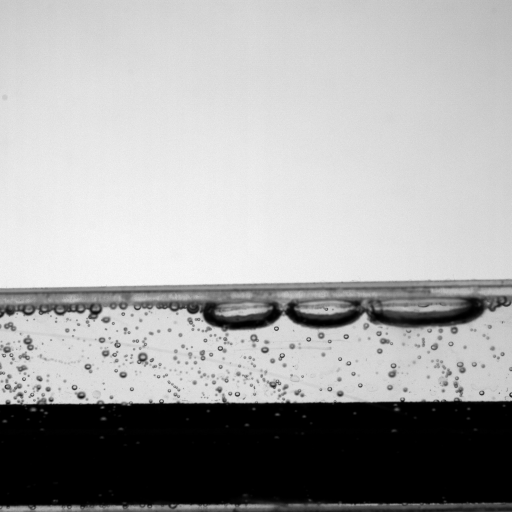
#> input picture Test Images/case 1 6400_C001H001S0001000001.tif, 1024 x 1024 px (shown at 1/2 size)
$ python 'bubble velocity tracker.py'
#> lines starting #> are read from the running program, lines starting #| are printed output that depends on the picture; after the words box and inside, x2 and y2 are one past the last pixel; in counts of white or black regions, pixels touching at a corner belong together
#> the answer given: Test Images
import cv2
import numpy as np
import pandas as pd
from scipy.spatial.distance import cdist
import matplotlib.pyplot as plt
from pathlib import Path
import os
import glob
from datetime import datetime
import tkinter as tk
from tkinter import filedialog, messagebox, simpledialog

# Handle missing dependencies
try:
    from skimage import morphology, measure, segmentation, filters
    from PIL import Image, ImageTk
    import openpyxl
except ImportError as e:
    print(f"Error: Missing required packages!")
    print("Please install them with:")
    print("pip install scikit-image pillow matplotlib openpyxl")
    print(f"Missing: {e}")
    exit(1)

class BubbleTracker:
    """Tracks bubbles across frames and calculates velocities"""

    def __init__(self, px_per_mm=1.0, fps=6400, max_displacement_px=50):
        self.px_per_mm = px_per_mm
        self.fps = fps
        self.max_displacement_px = max_displacement_px
        self.previous_bubbles = []
        self.frame_count = 0
        self.all_tracked_data = []

    # [42 lines left out: function track_bubbles, not called in this run]

    def export_to_excel(self, output_path):
        """Export all tracked bubble data to Excel"""
        if not self.all_tracked_data:
            print("No tracking data to export")
            return

        df = pd.DataFrame(self.all_tracked_data)

        # Create Excel file with multiple sheets
        with pd.ExcelWriter(output_path, engine='openpyxl') as writer:
            # All data
            df.to_excel(writer, sheet_name='All_Bubbles', index=False)

            # Summary statistics per frame
            summary = df.groupby('frame').agg({
                'bubble_id': 'count',
                'diameter_mm': ['mean', 'std', 'min', 'max'],
                'velocity_mm_per_s': ['mean', 'std', 'min', 'max'],
                'area_mm2': ['mean', 'std']
            }).round(4)

            summary.columns = ['_'.join(col).strip() for col in summary.columns]
            summary.to_excel(writer, sheet_name='Frame_Summary')

            # High velocity bubbles (top 10%)
            velocity_threshold = df['velocity_mm_per_s'].quantile(0.9)
            high_velocity = df[df['velocity_mm_per_s'] >= velocity_threshold]
            high_velocity.to_excel(writer, sheet_name='High_Velocity_Bubbles', index=False)

        print(f"Velocity tracking data exported to: {output_path}")
        print(f"Total frames processed: {self.frame_count}")
        print(f"Total bubble detections: {len(self.all_tracked_data)}")
        if len(self.all_tracked_data) > 0:
            print(f"Average velocity: {df['velocity_mm_per_s'].mean():.2f} mm/s")
            print(f"Max velocity: {df['velocity_mm_per_s'].max():.2f} mm/s")

class EnhancedBubbleDetector:
    """Enhanced bubble detector with velocity tracking capabilities"""

    def __init__(self, min_bubble_area=20, max_bubble_area=50000,
                 block_size=51, c_value=2):
        self.min_bubble_area = min_bubble_area
        self.max_bubble_area = max_bubble_area
        self.block_size = block_size
        self.c_value = c_value
        self.px_per_mm = 1.0

    def load_image_robust(self, image_path):
        """Load and preprocess TIFF images"""
        if not os.path.exists(image_path):
            raise FileNotFoundError(f"Image not found: {image_path}")

        img = cv2.imread(image_path, cv2.IMREAD_UNCHANGED)
#> img is the input picture: shape (1024, 1024) uint16; min 0, max 61376, mean 39790.1
        if img is None:
            raise ValueError(f"Could not load image: {image_path}")

        # Convert to grayscale
        if len(img.shape) == 3:
            img = cv2.cvtColor(img, cv2.COLOR_BGR2GRAY)

        # Normalize to 8-bit
        if img.dtype == np.uint16:
            p2, p98 = np.percentile(img, (2, 98))
#> p2 = 0; p98 = 58528
            img = np.clip((img - p2) * 255.0 / (p98 - p2), 0, 255).astype(np.uint8)
#> in get_velocity_tracking_inputs, `plt.show()`:
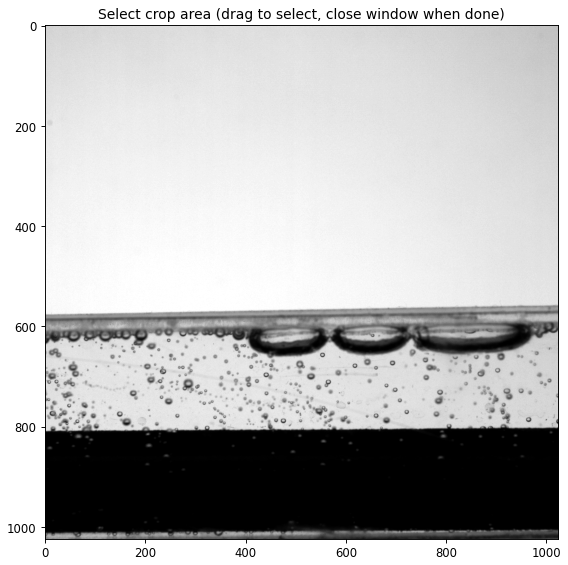
#> figure drawn by matplotlib, 1 panel

        return img

    def detect_bubbles_simple(self, image_path, crop_coords=None):
        """Simplified bubble detection for velocity tracking"""
        image = self.load_image_robust(image_path)

        # Apply crop if provided
        if crop_coords:
            x1, y1, x2, y2 = crop_coords
            image = image[int(y1):int(y2), int(x1):int(x2)]

        # Enhanced preprocessing
        clahe = cv2.createCLAHE(clipLimit=3.0, tileGridSize=(8,8))
        enhanced = clahe.apply(image)
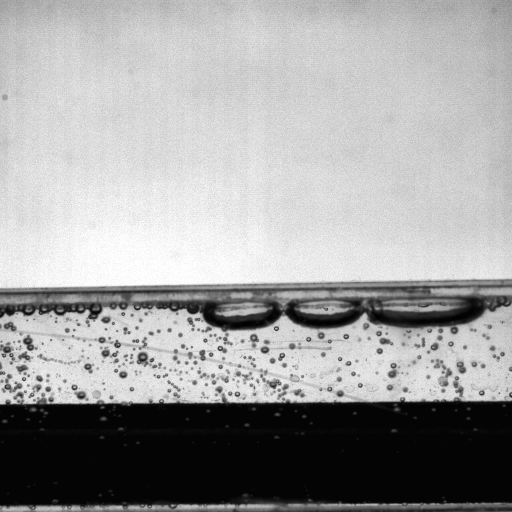
#> enhanced: shape (1024, 1024) (shown at 1/2 size); min 1, max 255, mean 159.5
        blurred = cv2.GaussianBlur(enhanced, (3, 3), 0)
        denoised = cv2.medianBlur(blurred, 5)

        # Adaptive thresholding
        binary = cv2.adaptiveThreshold(
            denoised, 255, cv2.ADAPTIVE_THRESH_GAUSSIAN_C,
            cv2.THRESH_BINARY_INV, self.block_size, self.c_value
        )
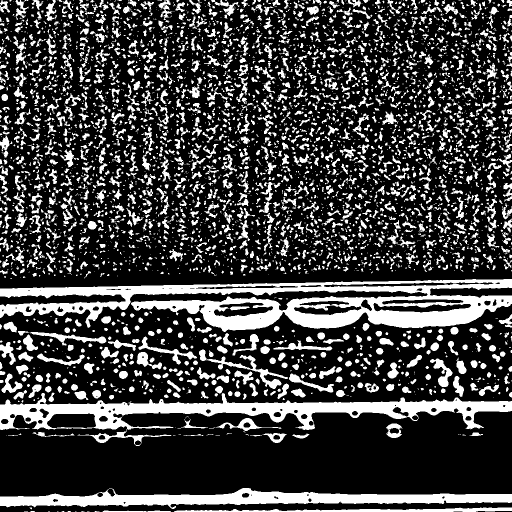
#> binary: shape (1024, 1024) (shown at 1/2 size); 25.4% white; 4583 white regions (2804 under 20 px), largest, box (x1, y1, x2, y2) and area: (0, 558, 1024, 664) 48650, (0, 786, 1024, 892) 28835, (0, 976, 1024, 1018) 20277

        # Morphological operations
        kernel = np.ones((3,3), np.uint8)
        cleaned = cv2.morphologyEx(binary, cv2.MORPH_CLOSE, kernel, iterations=2)
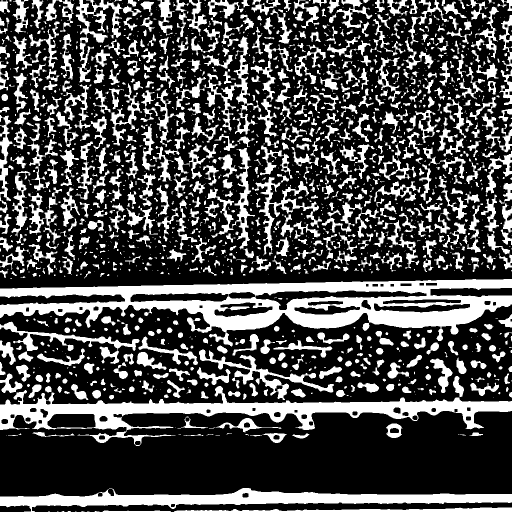
#> cleaned: shape (1024, 1024) (shown at 1/2 size); 30% white; 1662 white regions (859 under 20 px), largest, box (x1, y1, x2, y2) and area: (0, 558, 1024, 693) 53121, (0, 772, 1024, 892) 30114, (0, 976, 1024, 1024) 20591
        cleaned = cv2.morphologyEx(cleaned, cv2.MORPH_OPEN, kernel, iterations=1)
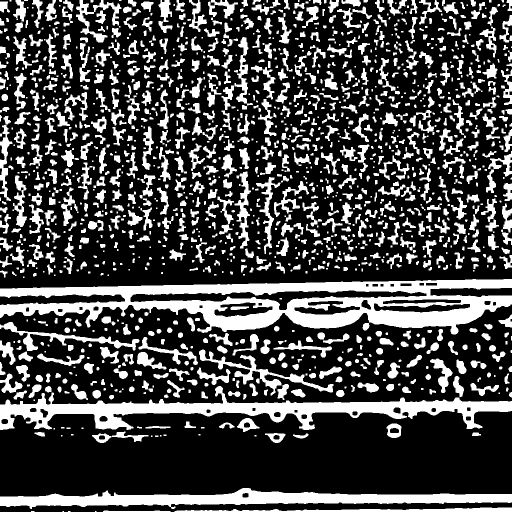
#> cleaned: shape (1024, 1024) (shown at 1/2 size); 28% white; 1610 white regions (436 under 20 px)

        # Find contours
        contours, _ = cv2.findContours(cleaned, cv2.RETR_EXTERNAL, cv2.CHAIN_APPROX_SIMPLE)
#> contours = 1608 contours, 643 with area under 20; largest, box (x1, y1, x2, y2) and area: (0, 558, 1024, 669) 65390, (0, 772, 1024, 860) 27978, (0, 976, 1024, 1018) 19516, (398, 699, 667, 791) 3340, (349, 1015, 1024, 1024) 2740

        # Analyze bubbles
        bubble_data = []
        for i, contour in enumerate(contours):
            area_px = cv2.contourArea(contour)
            if self.min_bubble_area < area_px < self.max_bubble_area:
                bubble_props = self.calculate_bubble_properties(contour, area_px, i+1)
                bubble_data.append(bubble_props)
#> this loop made 5 passes
#> (area_px, centroid_x in calculate_bubble_properties, centroid_y in calculate_bubble_properties, perimeter in calculate_bubble_properties, equiv_diameter_px in calculate_bubble_properties, circularity in calculate_bubble_properties) on pass 5: (154, 272, 1022, 271.7, 14, 0.0262)
#> after the loop, bubble_data = []

        return bubble_data

    def calculate_bubble_properties(self, contour, area_px, bubble_id):
        """Calculate bubble properties"""
        M = cv2.moments(contour)
        if M["m00"] != 0:
            centroid_x = int(M["m10"] / M["m00"])
            centroid_y = int(M["m01"] / M["m00"])
        else:
            centroid_x, centroid_y = 0, 0

        perimeter = cv2.arcLength(contour, True)
        equiv_diameter_px = np.sqrt(4 * area_px / np.pi)
        circularity = 4 * np.pi * area_px / (perimeter ** 2) if perimeter > 0 else 0

        # Convert to mm
        area_mm2 = area_px / (self.px_per_mm ** 2)
        diameter_mm = equiv_diameter_px / self.px_per_mm

        return {
            'bubble_id': bubble_id,
            'centroid_x': centroid_x,
            'centroid_y': centroid_y,
            'area_px': area_px,
            'area_mm2': area_mm2,
            'diameter_mm': diameter_mm,
            'perimeter_px': perimeter,
            'circularity': circularity,
        }

    def process_video_frames_with_velocity(self, folder_path, file_pattern="*.tif",
                                         crop_coords=None, px_per_mm=1.0, fps=6400,
                                         max_displacement_px=50, output_dir='velocity_results'):
        """Process video frames and track bubble velocities"""

        # Find all frames
        search_pattern = os.path.join(folder_path, file_pattern)
        image_files = sorted(glob.glob(search_pattern))

        if file_pattern == "*.tif":
            image_files.extend(sorted(glob.glob(os.path.join(folder_path, "*.tiff"))))
            image_files = sorted(list(set(image_files)))  # Remove duplicates and sort

        if not image_files:
            print(f"No images found matching pattern: {search_pattern}")
            return

        print(f"Found {len(image_files)} frames to process")

        # Initialize tracker and detector
        self.px_per_mm = px_per_mm
        tracker = BubbleTracker(px_per_mm=px_per_mm, fps=fps,
                              max_displacement_px=max_displacement_px)

        # Create output directory
        output_path = Path(output_dir)
        output_path.mkdir(exist_ok=True)

        # Process each frame
        print("Processing frames for velocity tracking...")
        for i, image_path in enumerate(image_files):
            frame_name = Path(image_path).stem
            print(f"Processing frame {i+1}/{len(image_files)}: {frame_name}")

            try:
                # Detect bubbles
                bubble_data = self.detect_bubbles_simple(image_path, crop_coords)

                # Track bubbles and calculate velocities
                tracked_bubbles = tracker.track_bubbles(bubble_data, frame_name)

                if i % 50 == 0:  # Progress update every 50 frames
                    print(f"  Detected {len(tracked_bubbles)} bubbles")

            except Exception as e:
                print(f"Error processing frame {frame_name}: {e}")
#> pass 2 of the loop in process_video_frames_with_velocity, `for i, image_path in enumerate(image_files):`:
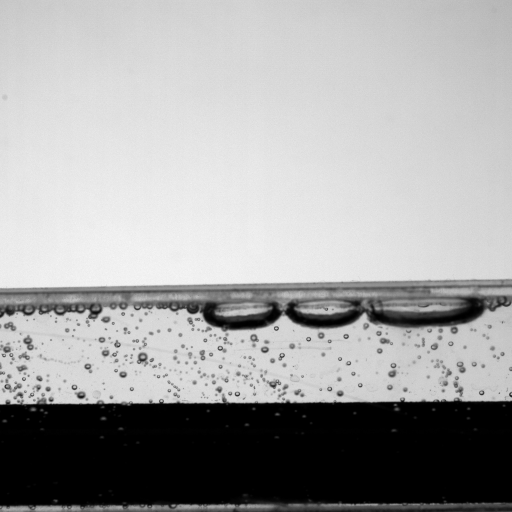
#> input picture Test Images/case 1 6400_C001H001S0001000002.tif, 1024 x 1024 px (shown at 1/2 size)
#> in load_image_robust, img is the input picture: shape (1024, 1024) uint16; min 0, max 62032, mean 39767.7
#> p98 = 58512
#> in detect_bubbles_simple (call 2), `binary = cv2.adaptiveThreshold( denoised, 255, cv2.ADAPTIVE_THRESH_GAU..`:
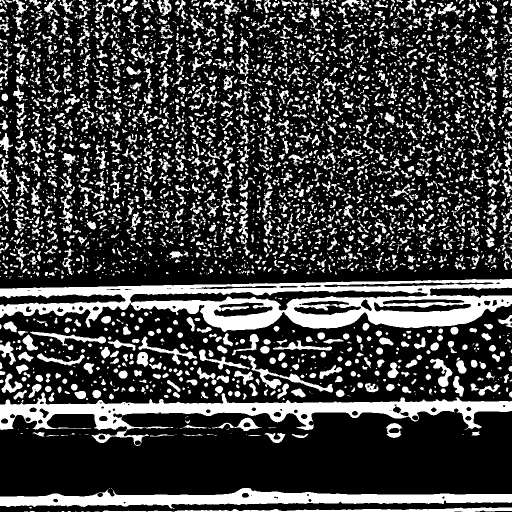
#> binary: shape (1024, 1024) (shown at 1/2 size); 25.3% white; 4513 white regions (2718 under 20 px), largest, box (x1, y1, x2, y2) and area: (0, 558, 1024, 664) 48845, (0, 785, 1024, 892) 28385, (0, 976, 1024, 1017) 20242
#> in detect_bubbles_simple (call 2), `cleaned = cv2.morphologyEx(cleaned, cv2.MORPH_OPEN, kernel, iterations..`:
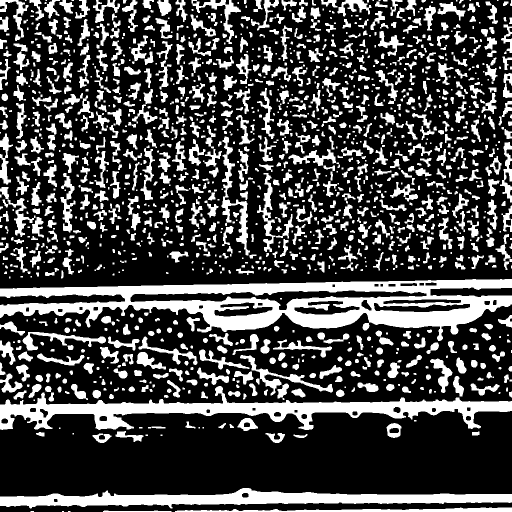
#> cleaned: shape (1024, 1024) (shown at 1/2 size); 28% white; 1582 white regions (415 under 20 px)
#> contours = 1581 contours, 599 with area under 20; largest, box (x1, y1, x2, y2) and area: (0, 558, 1024, 682) 65559, (0, 772, 1024, 860) 27695, (0, 976, 1024, 1017) 19506, (350, 1015, 1024, 1024) 2748, (443, 273, 500, 511) 2644
#> the loop in detect_bubbles_simple, `for i, contour in enumerate(contours):` made 4 passes
#> (area_px, centroid_x in calculate_bubble_properties, centroid_y in calculate_bubble_properties, perimeter in calculate_bubble_properties, equiv_diameter_px in calculate_bubble_properties, circularity in calculate_bubble_properties) on pass 4: (153, 272, 1022, 275.7, 13.96, 0.0253)

        # Export results
        timestamp = datetime.now().strftime("%Y%m%d_%H%M%S")
        excel_path = output_path / f"bubble_velocity_tracking_{timestamp}.xlsx"
        tracker.export_to_excel(excel_path)

        # Create summary visualization
        self.create_velocity_summary_plot(tracker.all_tracked_data, output_path / f"velocity_summary_{timestamp}.png")

        return tracker.all_tracked_data

    def create_velocity_summary_plot(self, tracked_data, output_path):
        """Create velocity summary visualization"""
        if not tracked_data:
            return

        df = pd.DataFrame(tracked_data)

        fig, axes = plt.subplots(2, 2, figsize=(15, 10))

        # Velocity distribution
        axes[0,0].hist(df['velocity_mm_per_s'], bins=50, alpha=0.7, color='blue')
        axes[0,0].set_title('Velocity Distribution')
        axes[0,0].set_xlabel('Velocity (mm/s)')
        axes[0,0].set_ylabel('Count')

        # Velocity vs bubble size
        axes[0,1].scatter(df['diameter_mm'], df['velocity_mm_per_s'], alpha=0.6, s=20)
        axes[0,1].set_title('Velocity vs Bubble Size')
        axes[0,1].set_xlabel('Diameter (mm)')
        axes[0,1].set_ylabel('Velocity (mm/s)')

        # Velocity over time (frames)
        frame_avg = df.groupby('frame')['velocity_mm_per_s'].mean()
        axes[1,0].plot(range(len(frame_avg)), frame_avg.values)
        axes[1,0].set_title('Average Velocity Over Time')
        axes[1,0].set_xlabel('Frame Number')
        axes[1,0].set_ylabel('Average Velocity (mm/s)')

        # Bubble count per frame
        frame_counts = df.groupby('frame').size()
        axes[1,1].plot(range(len(frame_counts)), frame_counts.values)
        axes[1,1].set_title('Bubble Count Over Time')
        axes[1,1].set_xlabel('Frame Number')
        axes[1,1].set_ylabel('Number of Bubbles')

        plt.tight_layout()
        plt.savefig(output_path, dpi=150, bbox_inches='tight')
        plt.close()
        print(f"Velocity summary plot saved to: {output_path}")

def get_velocity_tracking_inputs():
    """Get user inputs for velocity tracking"""
    root = tk.Tk()
    root.withdraw()

    # Get folder with video frames
    folder_path = filedialog.askdirectory(title="Select folder containing video frames (TIFF files)")
    if not folder_path:
        return None

    # Get parameters
    px_per_mm = simpledialog.askfloat("Calibration", "Enter pixels per mm:", initialvalue=1.0)
    fps = simpledialog.askfloat("Video FPS", "Enter video frame rate (fps):", initialvalue=6400)
    max_displacement = simpledialog.askfloat("Tracking", "Maximum displacement between frames (pixels):", initialvalue=50)

    # Optional cropping
    use_crop = messagebox.askyesno("Cropping", "Apply uniform crop to all frames?")
    crop_coords = None

    if use_crop:
        # Load first image for cropping
        first_image = None
        for pattern in ["*.tif", "*.tiff"]:
            files = glob.glob(os.path.join(folder_path, pattern))
            if files:
                try:
                    detector = EnhancedBubbleDetector()
                    first_image = detector.load_image_robust(sorted(files)[0])
                    break
                except:
                    continue

        if first_image is not None:
            from matplotlib.widgets import RectangleSelector

            fig, ax = plt.subplots(figsize=(12, 8))
            ax.imshow(first_image, cmap='gray')
            ax.set_title('Select crop area (drag to select, close window when done)')

            crop_coords = [None]

            # [5 lines left out: function on_select, not called in this run]

            selector = RectangleSelector(ax, on_select, useblit=True, button=[1])
            plt.show()

            crop_coords = crop_coords[0]

    return {
        'folder_path': folder_path,
        'px_per_mm': px_per_mm if px_per_mm else 1.0,
        'fps': fps if fps else 6400,
        'max_displacement': max_displacement if max_displacement else 50,
        'crop_coords': crop_coords
    }

def main():
    """Main function for velocity tracking"""
    print("=== BUBBLE VELOCITY TRACKING SYSTEM ===")
    print("Features:")
    print("- Track bubbles across video frames")
    print("- Calculate velocities at 6400 fps")
    print("- Export to Excel with multiple sheets")
    print("- Velocity analysis and visualization")
    print()

    inputs = get_velocity_tracking_inputs()
    if inputs is None:
        print("Operation cancelled.")
        return

    try:
        # Initialize detector
        detector = EnhancedBubbleDetector()

        print(f"Processing parameters:")
        print(f"- Folder: {inputs['folder_path']}")
        print(f"- Calibration: {inputs['px_per_mm']} pixels/mm")
        print(f"- Frame rate: {inputs['fps']} fps")
        print(f"- Max displacement: {inputs['max_displacement']} pixels")

        # Process video frames
        results = detector.process_video_frames_with_velocity(
            folder_path=inputs['folder_path'],
            crop_coords=inputs['crop_coords'],
            px_per_mm=inputs['px_per_mm'],
            fps=inputs['fps'],
            max_displacement_px=inputs['max_displacement']
        )

        print(f"\n=== VELOCITY TRACKING COMPLETED ===")
        print("Generated files:")
        print("- bubble_velocity_tracking_*.xlsx: Excel file with velocity data")
        print("- velocity_summary_*.png: Velocity analysis plots")

    except Exception as e:
        print(f"Error: {e}")
        import traceback
        traceback.print_exc()

    input("\nPress Enter to exit...")

if __name__ == "__main__":
    main()
